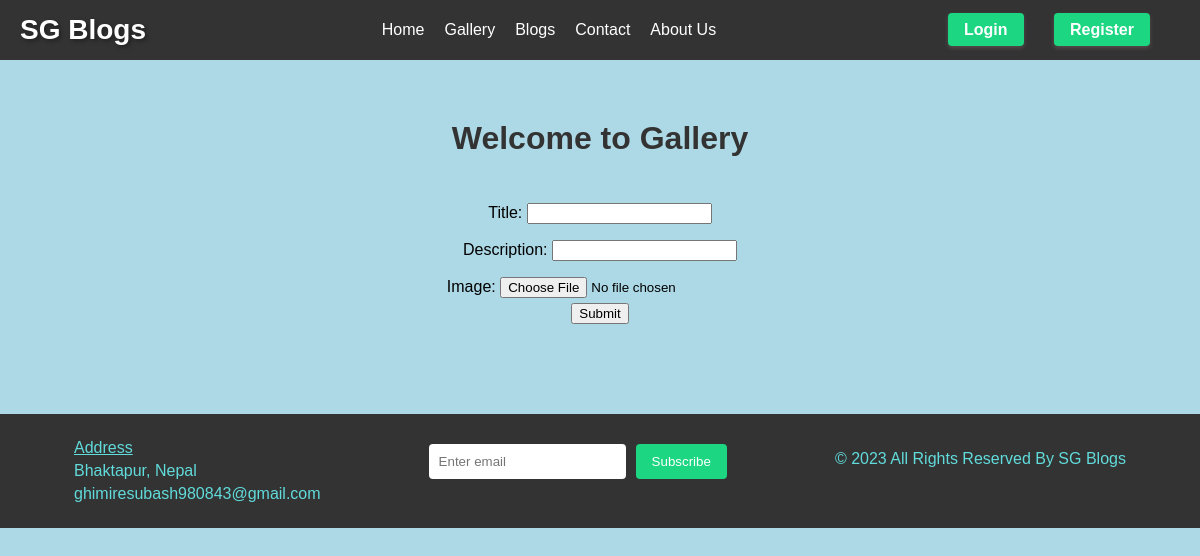
The page /gallery/ on the database as committed earlier.
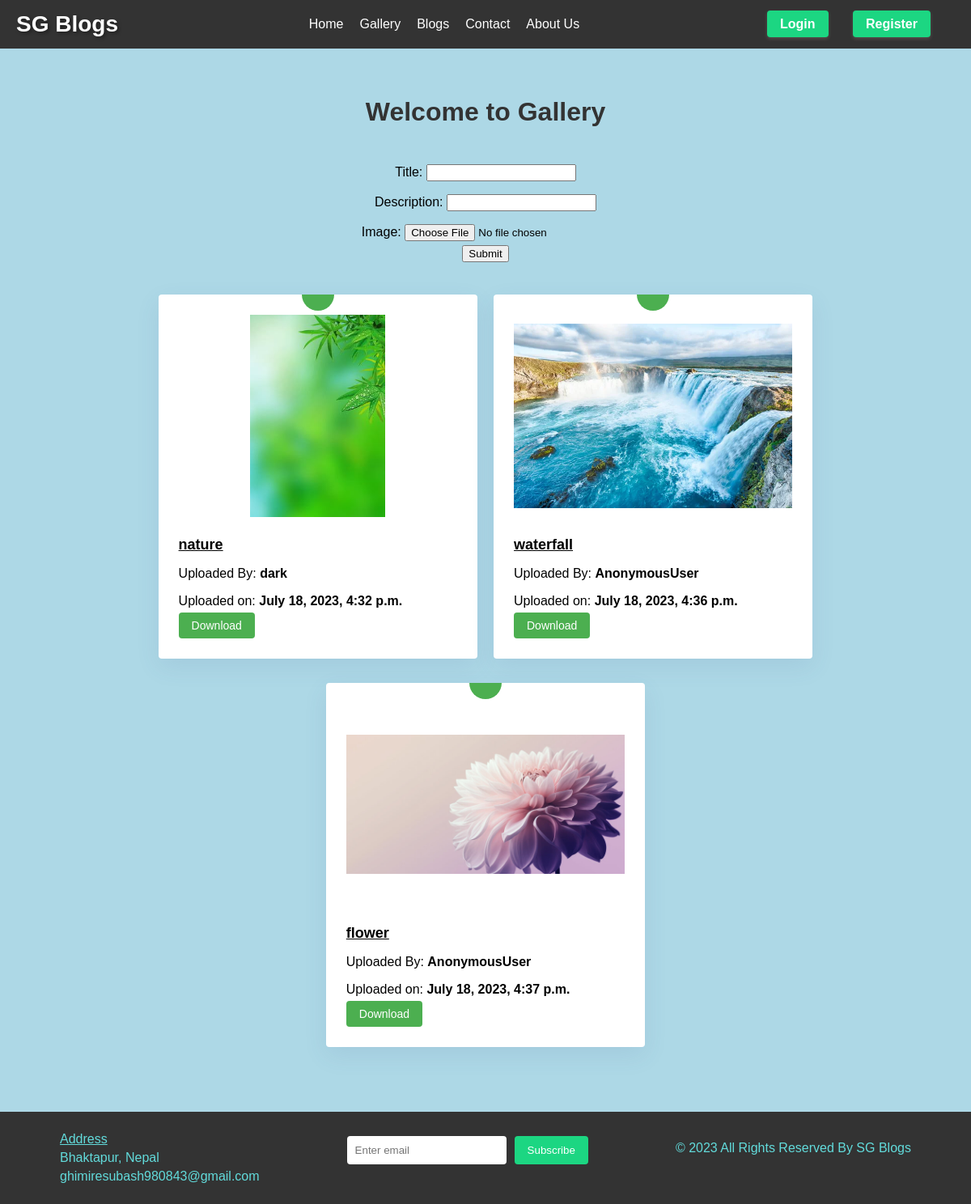
The same page on the database as committed later.
### pp/models.py (models this page shows)
class GalleryModel(models.Model):
    image = models.ImageField(upload_to='gallery')
    uploaded_date = models.DateTimeField(auto_now_add=True)
    owner = models.CharField(max_length=50, null=True)
    title = models.CharField(max_length=50, blank=True)
    description = models.CharField(max_length=300, null=True, blank=True)
    link = models.URLField(null=True, blank=True)

### pp/views.py (the view)
# urls.py: path('gallery/', views.gallery_page, name='gallery'),
def gallery_page(request):
    if request.method == 'POST':
        form = GalleryForm(request.POST, request.FILES)
        if form.is_valid():
            instance = form.save(commit=False)
            file_name = form.cleaned_data.get('image')
            instance.link = file_link(file_name)
            instance.owner = request.user
            instance.save()
            return redirect('gallery')
        else:
            print(form.errors)  # Debug output for form validation errors
    else:
        form = GalleryForm()
    posts = GalleryModel.objects.all()
    context = {'form': form, 'posts': posts}
    return render(request, 'gallery.html', context)

### pp/forms.py
class GalleryForm(forms.ModelForm):
    class Meta:
        model = GalleryModel
        fields = ['title', 'description', 'image']

### templates/gallery.html (shortened to what this page needs)
{% extends 'header.html' %}
{% block body %}
{% load static %}
<section id="services" class="services">
  <div class="container">
    <div class="section-title">
      <h2>Welcome to Gallery</h2>
    </div>
    <div class="details-container">
      <form action="" method="post" enctype="multipart/form-data">
        {{ form.as_p }}
        <button type="submit" class="btn btn-primary">Submit</button>
      </form>
    </div>
    <div class="row">
      {% for post in posts %}
      <div class="col-lg-4 col-md-6 icon-box" data-aos="fade-up">
        <div class="image-wrapper">
          <img src="{{ post.image.url }}" class="img-fluid" alt="no-image" onclick="openFullscreen(this)">
        </div>
        <div class="icon"></div>
        <h4 class="title">{{ post.title }}</h4>
        <p>Uploaded By: <b>{{ post.owner }}</b></p>
        <p>Uploaded on: <b>{{ post.uploaded_date }}</b></p>
        <a href="{{ post.image.url }}" class="btn btn-primary" download>Download</a>
      </div>
      {% endfor %}
    </div>
  </div>
</section>
{% endblock body %}

### templates/header.html (shortened to what this page needs)
<!DOCTYPE html>
<html>
<head>
</head>
<body>
    <nav class="navbar">
        <a href="/" class="navbar-brand">SG Blogs</a>
        <ul class="navbar-menu">
            <li><a href="/"> Home</a></li>
            <li><a href="/gallery"> Gallery</a></li>
            <li><a href="/blogs"> Blogs</a></li>
            <li><a href="/contact"> Contact</a></li>
            <li><a  href="/"> About Us</a></li>
        </ul>
        <div class="user-info">
            {% if request.user.is_authenticated %}
            <h2>Welcome, {{ request.user.username }}!</h2>
            <a href="{% url 'logout' %}">Logout</a>
            <br>
            {% else %}
            <a href="{% url 'login' %}" class="login-btn">Login</a>
            <a href="{% url 'register' %}" class="login-btn">Register</a>
            <br>
            {% endif %}
        </div>
    </nav>
    {% block body %}
    {% endblock body %}
   <footer class="footer">
    <div class="footer-left">
        <p class="address">Address</p>
        <p>Bhaktapur, Nepal</p>
        <p>ghimiresubash980843@gmail.com</p>
    </div>
    <div class="footer-right">
        <div class="footer-subscribe">
            <input id="email-input" type="email" placeholder="Enter email" required>
            <button id="subscribe-btn" type="submit">Subscribe</button>
        </div>
    </div>
    <p>© 2023 All Rights Reserved By SG Blogs</p>
</footer>
</body>
</html>

### templates/header.html (style rules this page uses)
body { margin: 0; padding: 0; font-family: Arial, sans-serif; background-color: #f1f1f1; }
.navbar { background-color: #333; height: 60px; display: flex; justify-content: space-between; align-items: center; padding: 0 20px; color: #fff; }
.navbar-brand { font-size: 28px; font-weight: bold; text-decoration: none; color: #fff; text-shadow: 2px 2px 4px rgba(0, 0, 0, 0.4); }
.navbar-menu { list-style: none; display: flex; align-items: center; margin: 0; padding: 0; }
.navbar-menu li { margin-left: 20px; }
.navbar-menu li a { text-decoration: none; color: #fff; font-size: 16px; transition: color 0.3s ease; position: relative; }
.login-btn { background-color: #1cd682; color: #fff; padding: 8px 16px; border-radius: 4px; text-decoration: none; transition: background-color 0.3s ease; border: none; font-weight: bold; box-shadow: 0 2px 4px rgba(239, 180, 180, 0.2); }
.user-info { color: #fff; text-align: right; margin-right: 20px; }
.user-info a { color: #fff; text-decoration: none; margin-right: 10px; }
.footer { background-color: #333; color: #fff; padding: 20px; text-align: center; display: flex; justify-content: space-around; }
.footer-left { text-align: left; }
.footer-left p { margin: 5px 0; }
.footer-right { text-align: right; }
.footer p { color: rgb(98, 219, 219); font-size: 16px; }
.footer-subscribe { margin-top: 10px; display: flex; align-items: center; justify-content: center; }
.footer-subscribe input[type="email"] { padding: 10px; border-radius: 4px; border: none; width: 100%; margin-right: 10px; }
.footer-subscribe button, .footer-subscribe button.subscribed { padding: 10px 16px; background-color: #1cd682; border: none; color: #fff; border-radius: 4px; cursor: pointer; display: none; }
.address { text-decoration: underline; }
.footer p { font-size: 16px; }
h2 { display: inline; }
.user-info a { margin-left: 1rem; }

### templates/gallery.html (style rules this page uses)
h4 { text-decoration: underline; }
body { background-color: lightblue; margin: 0; padding: 0; }
.services { padding: 60px 0; }
.section-title { text-align: center; padding-bottom: 30px; }
.section-title h2 { font-size: 32px; font-weight: bold; margin-bottom: 20px; color: #333333; }
.details-container { margin-bottom: 30px; text-align: center; }
.row { display: flex; flex-wrap: wrap; justify-content: center; margin: 0 -15px; }
.col-lg-4 { flex: 0 0 33.3333333333%; max-width: 28%; padding: 0 15px; margin: 10px; }
.icon-box { background-color: #ffffff; padding: 25px; border-radius: 4px; margin-bottom: 20px; position: relative; overflow: hidden; box-shadow: 0 10px 29px 0 rgba(68, 88, 144, 0.1); transition: all 0.3s ease-in-out; }
.image-wrapper { text-align: center; margin-bottom: 10px; height: 250px; display: flex; justify-content: center; align-items: center; cursor: pointer; overflow: hidden; }
.image-wrapper img { max-width: 100%; max-height: 100%; object-fit: contain; transition: transform 0.3s ease-in-out; }
.icon { position: absolute; top: -20px; left: 50%; transform: translateX(-50%); background-color: #4caf50; width: 40px; height: 40px; line-height: 40px; border-radius: 50%; text-align: center; transition: all 0.3s ease-in-out; }
.title { font-size: 18px; font-weight: 600; margin-bottom: 10px; }
h6, p { margin-bottom: 5px; }
a.btn { display: inline-block; background-color: #4caf50; color: #ffffff; padding: 8px 16px; border-radius: 4px; font-size: 14px; text-decoration: none; transition: all 0.3s ease-in-out; }

Rows that differ between the two databases and show on the page:
added GalleryModel: image (picture), title "nature", owner "dark", uploaded_date "July 18, 2023, 4:32 p.m."
added GalleryModel: image (picture), title "waterfall", owner "AnonymousUser", uploaded_date "July 18, 2023, 4:36 p.m."
added GalleryModel: image (picture), title "flower", owner "AnonymousUser", uploaded_date "July 18, 2023, 4:37 p.m."
